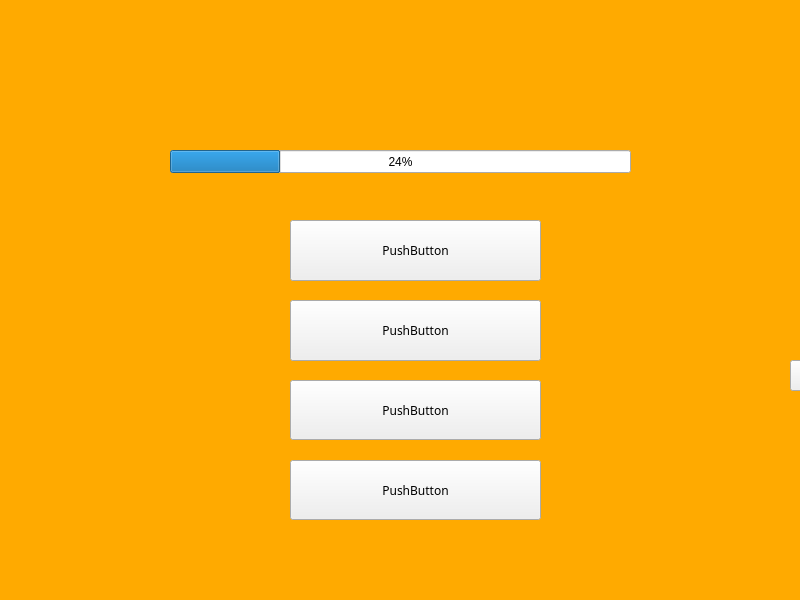
<?xml version="1.0" encoding="UTF-8"?>
<ui version="4.0">
 <class>ClasaPlay</class>
 <widget class="QMainWindow" name="ClasaPlay">
  <property name="geometry">
   <rect>
    <x>0</x>
    <y>0</y>
    <width>800</width>
    <height>600</height>
   </rect>
  </property>
  <property name="windowTitle">
   <string>Play</string>
  </property>
  <property name="styleSheet">
   <string notr="true">QMainWindow{
background-color:rgb(255, 170, 0)
}</string>
  </property>
  <widget class="QWidget" name="centralWidget">
   <property name="styleSheet">
    <string notr="true">border-image: url(:/Poze/Resources/blank.jpg);</string>
   </property>
   <widget class="QLabel" name="Question">
    <property name="geometry">
     <rect>
      <x>10</x>
      <y>30</y>
      <width>781</width>
      <height>111</height>
     </rect>
    </property>
    <property name="styleSheet">
     <string notr="true">font: 700 italic 9pt &quot;Roman&quot;;
border-image: transparent;</string>
    </property>
    <property name="text">
     <string/>
    </property>
    <property name="scaledContents">
     <bool>true</bool>
    </property>
    <property name="alignment">
     <set>Qt::AlignCenter</set>
    </property>
    <property name="wordWrap">
     <bool>true</bool>
    </property>
   </widget>
   <widget class="QPushButton" name="AnswerA">
    <property name="geometry">
     <rect>
      <x>290</x>
      <y>220</y>
      <width>251</width>
      <height>61</height>
     </rect>
    </property>
    <property name="font">
     <font>
      <family>Segoe Print</family>
     </font>
    </property>
    <property name="styleSheet">
     <string notr="true">QPushButton{
border-image: transparent;

}</string>
    </property>
    <property name="text">
     <string>PushButton</string>
    </property>
   </widget>
   <widget class="QPushButton" name="AnswerB">
    <property name="geometry">
     <rect>
      <x>290</x>
      <y>300</y>
      <width>251</width>
      <height>61</height>
     </rect>
    </property>
    <property name="font">
     <font>
      <family>Segoe Print</family>
     </font>
    </property>
    <property name="styleSheet">
     <string notr="true">border-image: transparent;</string>
    </property>
    <property name="text">
     <string>PushButton</string>
    </property>
   </widget>
   <widget class="QPushButton" name="AnswerC">
    <property name="geometry">
     <rect>
      <x>290</x>
      <y>380</y>
      <width>251</width>
      <height>60</height>
     </rect>
    </property>
    <property name="font">
     <font>
      <family>Segoe Print</family>
     </font>
    </property>
    <property name="styleSheet">
     <string notr="true">border-image: transparent;</string>
    </property>
    <property name="text">
     <string>PushButton</string>
    </property>
   </widget>
   <widget class="QPushButton" name="AnswerD">
    <property name="geometry">
     <rect>
      <x>290</x>
      <y>460</y>
      <width>251</width>
      <height>60</height>
     </rect>
    </property>
    <property name="font">
     <font>
      <family>Segoe Print</family>
     </font>
    </property>
    <property name="styleSheet">
     <string notr="true">border-image: transparent;</string>
    </property>
    <property name="text">
     <string>PushButton</string>
    </property>
   </widget>
   <widget class="QProgressBar" name="progressBar">
    <property name="geometry">
     <rect>
      <x>170</x>
      <y>150</y>
      <width>461</width>
      <height>23</height>
     </rect>
    </property>
    <property name="styleSheet">
     <string notr="true">border-image: transparent;</string>
    </property>
    <property name="value">
     <number>24</number>
    </property>
   </widget>
   <widget class="QPushButton" name="AvantajJumatate">
    <property name="geometry">
     <rect>
      <x>790</x>
      <y>360</y>
      <width>75</width>
      <height>31</height>
     </rect>
    </property>
    <property name="font">
     <font>
      <family>Segoe Print</family>
     </font>
    </property>
    <property name="styleSheet">
     <string notr="true">border-image: transparent;</string>
    </property>
    <property name="text">
     <string>50/50</string>
    </property>
   </widget>
  </widget>
 </widget>
 <layoutdefault spacing="6" margin="11"/>
 <resources>
  <include location="Registration.qrc"/>
 </resources>
 <connections/>
</ui>
